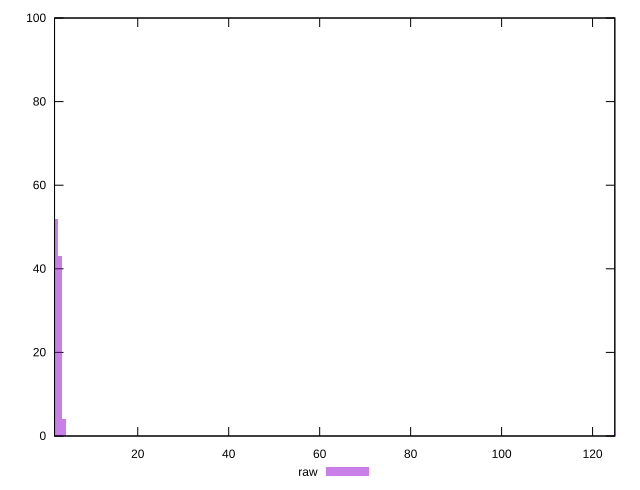

gnuplot code for this plot:
reset

$raw <<EOF
125.09011475620194 1
2.8866949559123527 43
1.9244633039415684 52
3.848926607883137 4
EOF

set key outside below
set boxwidth 0.9622316519707842
set xrange [1.706:124.891]
set yrange [0:100]
set trange [0:100]
set style fill transparent solid 0.5 noborder
set terminal svg size 640, 490 enhanced background rgb 'white'
set output "report_00018_2021-02-10T15-25-16.877Z/server-response-time/samples/pages+cached+noadtech+nomedia/raw/histogram.svg"

plot $raw title "raw" with boxes

reset
